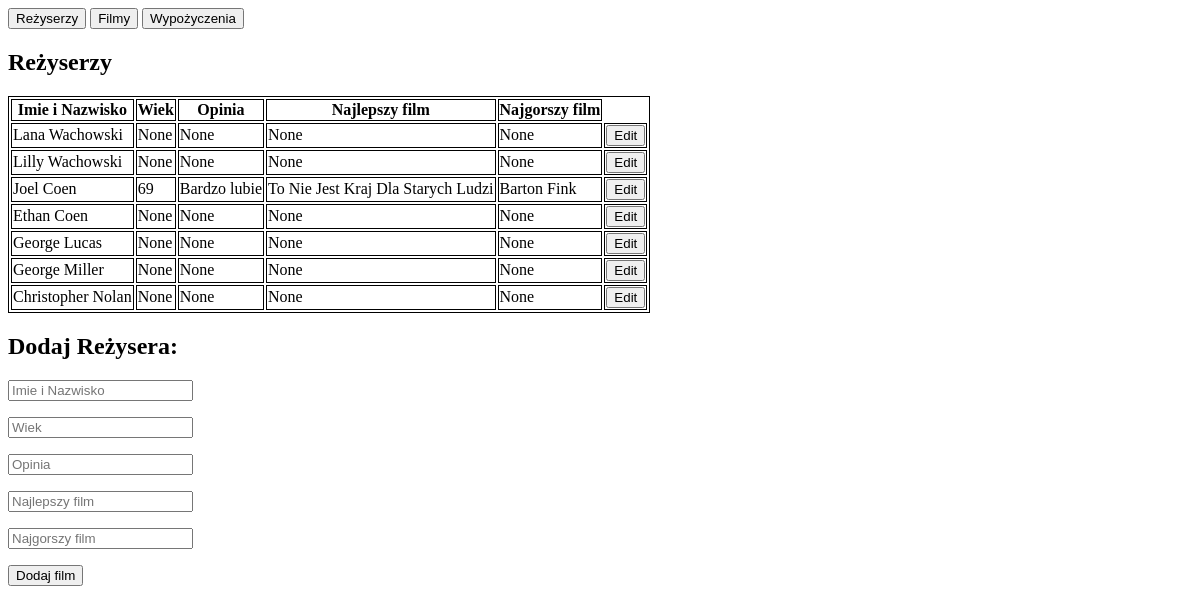
/directors, run on an earlier commit of the app's database.
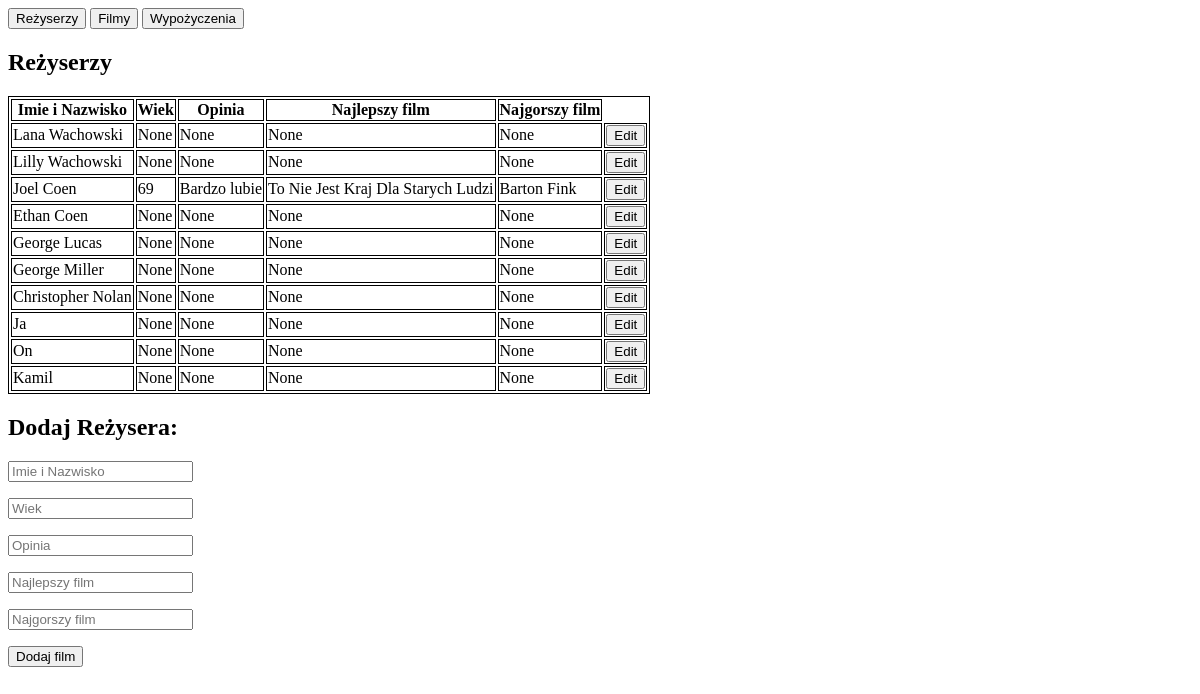
And on a later commit of the database.
### website/models.py (models this page shows)
class Director(db.Model):
    id = db.Column(db.Integer, primary_key=True)
    name = db.Column(db.String(100), unique=True)
    age = db.Column(db.Integer)
    opinion = db.Column(db.String(500))
    best_movie = db.Column(db.String(100))
    worst_movie = db.Column(db.String(100))
    movies = db.relationship(
        "Movie", secondary=movie_director_association, back_populates="directors"
    )

### website/views.py (the view, shortened to what this page needs)
@views.route("/directors", methods=["GET", "POST"])
def directors_list():
    directors = Director.query
    return render_template("directors.html", directors=directors)

### website/templates/directors.html (shortened to what this page needs)
<!DOCTYPE html>
<html lang="en">
<head>
</head>
<body>
<a href="/directors"><input type="submit" value="Reżyserzy"></a>
<a href="/movies"><input type="submit" value="Filmy"></a>
<a href="/loans"><input type="submit" value="Wypożyczenia"></a>
<h2>Reżyserzy</h2>
<table>
    <thead>
    <th>Imie i Nazwisko</th>
    <th>Wiek</th>
    <th>Opinia</th>
    <th>Najlepszy film</th>
    <th>Najgorszy film</th>
    </thead>
    {% for director in directors %}
   <form method="post">
    <tr>
        <td>{{ director.name }}</a></td>
        <td>{{ director.age }}</td>
        <td>{{ director.opinion }}</td>
        <td>{{ director.best_movie }}</td>
        <td>{{ director.worst_movie }}</td>
        <td><a href="{{ url_for('views.get_director', director_id=director.id )}}"><button type="button">Edit</button></a></td>
    </tr>
</form>
{% endfor %}
</table>
<div>
    <h2> Dodaj Reżysera: </h2>
    <form method="POST">
        <div class="text-center">
            <p>
              <input placeholder="Imie i Nazwisko" name="name">
            </p>
            <p>
                <input placeholder="Wiek" name="age">
              </p>
              <p>
                <input placeholder="Opinia" name="opinion">
              </p>
              <p>
                <input placeholder="Najlepszy film" name="best_movie">
              </p>
              <p>
                <input placeholder="Najgorszy film" name="worst_movie">
              </p>
          </div>
        <input type="submit" value="Dodaj film">
    </form>
</div>
</body>
</html>

What changed in the data, as far as the page shows it:
added Director: name "Ja", age "None", opinion "None", best_movie "None", worst_movie "None"
added Director: name "On", age "None", opinion "None", best_movie "None", worst_movie "None"
added Director: name "Kamil", age "None", opinion "None", best_movie "None", worst_movie "None"
